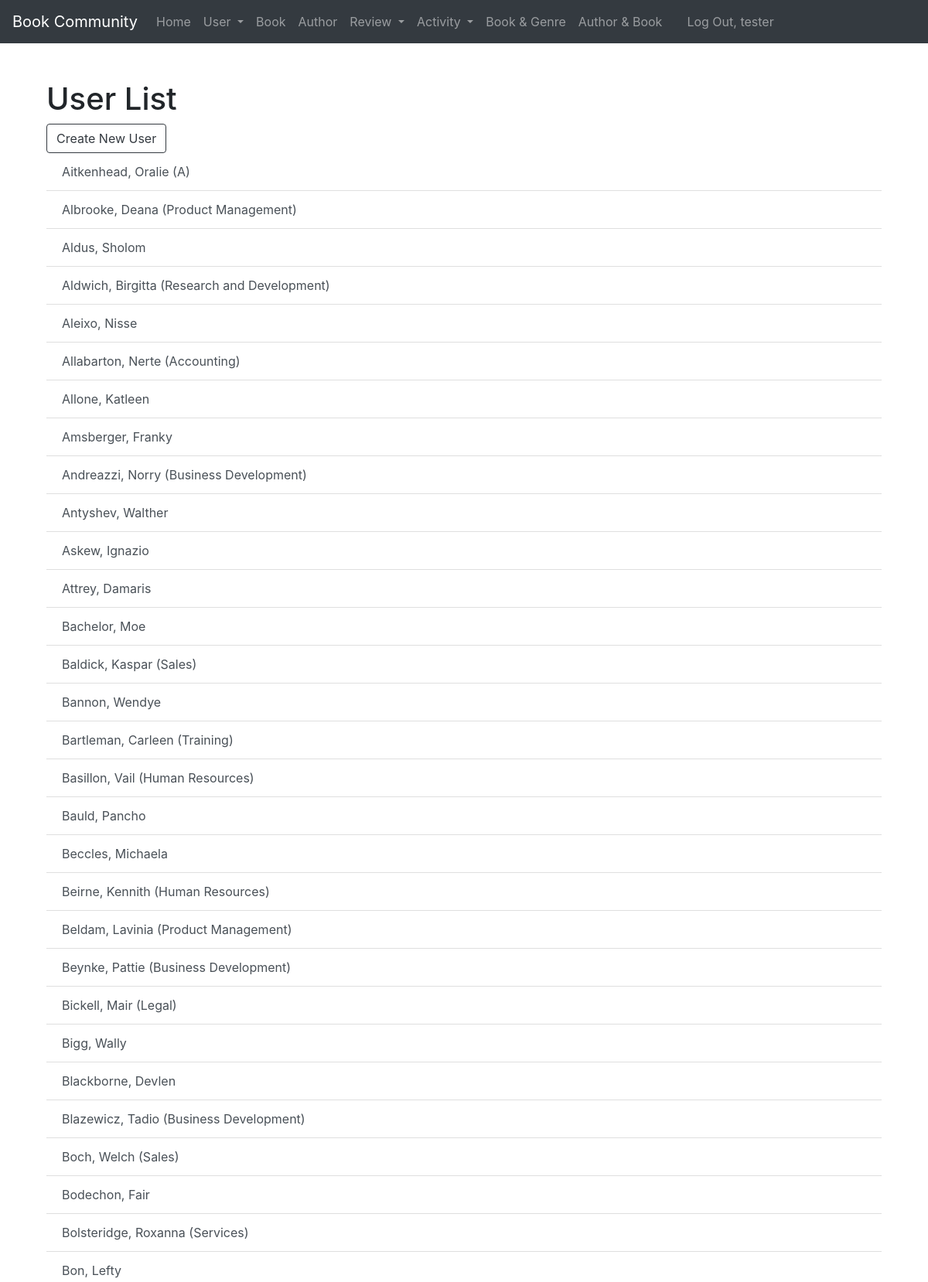
The page /user/ (signed in, upper part) on the database its author committed.
### webinfo/models.py (models this page shows, shortened)
class SystemUser(models.Model):
    systemuser_id = models.AutoField(primary_key=True)
    first_name = models.CharField(max_length=45)
    last_name = models.CharField(max_length=45)
    disambiguator = models.CharField(max_length=45, blank=True, default='')
    def __str__(self):
        result = ''
        if self.disambiguator == '':
            result = '%s, %s' % (self.last_name, self.first_name)
        else:
            result = '%s, %s (%s)' % (self.last_name, self.first_name, self.disambiguator)
        return result
    def get_absolute_url(self):
        return reverse('webinfo_user_detail_urlpattern',
                       kwargs={'pk': self.pk}
                       )
    class Meta:
        ordering = ['last_name', 'first_name', 'disambiguator']
        constraints = [
            UniqueConstraint(fields=['last_name', 'first_name', 'disambiguator'],
                             name='unique_systemuser')
        ]

### webinfo/views.py (the view)
class UserList(LoginRequiredMixin, PermissionRequiredMixin, View):
    permission_required = 'webinfo.view_systemuser'
    def get(self, request):
        return render(
            request,
            'webinfo/user_list.html',
            {'user_list': SystemUser.objects.all()}
        )

### webinfo/templates/webinfo/user_list.html (shortened to what this page needs)
{% extends 'webinfo/base.html' %}
{% block org_content %}
<h1 class="mt-5"> User List</h1>
    {% if perms.webinfo.add_systemuser %}
        <div class="mobile">
            <a href="{% url 'webinfo_user_create_urlpattern' %}"
            class="btn btn-outline-dark">
                Create New User</a>
        </div>
    {% endif %}
    <ul class="list-group list-group-flush">
        {% for user in user_list %}
            <a href="{{ user.get_absolute_url }}" class="list-group-item list-group-item-action">{{ user }}</a>
        {% empty %}
            <em>There are currently no users available.</em>
        {% endfor %}
    </ul>
{% endblock %}

### webinfo/templates/webinfo/base.html (shortened to what this page needs)
{% load static %}
<!DOCTYPE html>
<html lang="en">
<head>
    <link rel="stylesheet" href="https://cdn.jsdelivr.net/npm/bootstrap@4.6.1/dist/css/bootstrap.min.css">
</head>
<body>
<nav class="navbar navbar-expand-lg navbar-dark bg-dark">
  <a class="navbar-brand" href="#">Book Community</a>
  <div class="collapse navbar-collapse" id="navbarNav">
      <ul class="navbar-nav">
          <li class="nav-item">
              <a class="nav-link" href="{% url 'home_urlpattern' %}">Home</a>
          </li>
          <li class="nav-item dropdown">
              <a class="nav-link dropdown-toggle" href="#" id="navbarDropdownMenuLink" role="button" data-toggle="dropdown" aria-expanded="false">
                  User
              </a>
          </li>
          {% if perms.webinfo.view_book %}
              <li class="nav-item">
                  <a class="nav-link" href="{% url 'webinfo_book_list_urlpattern' %}">Book</a>
              </li>
          {% endif %}
          {% if perms.webinfo.view_author %}
              <li class="nav-item">
                  <a class="nav-link" href="{% url 'webinfo_author_list_urlpattern' %}">Author</a>
              </li>
          {% endif %}
          <li class="nav-item dropdown">
              <a class="nav-link dropdown-toggle" href="#" id="navbarDropdownMenuLink" role="button" data-toggle="dropdown" aria-expanded="false">
                  Review
              </a>
          </li>
          <li class="nav-item dropdown">
              <a class="nav-link dropdown-toggle" href="#" id="navbarDropdownMenuLink" role="button" data-toggle="dropdown" aria-expanded="false">
                  Activity
              </a>
          </li>
          {% if perms.webinfo.view_explain %}
              <li class="nav-item">
                  <a class="nav-link" href="{% url 'webinfo_explain_list_urlpattern' %}">Book & Genre</a>
              </li>
          {% endif %}
          {% if perms.webinfo.view_write %}
              <li class="nav-item">
                  <a class="nav-link" href="{% url 'webinfo_write_list_urlpattern' %}">Author & Book</a>
              </li>
          {% endif %}
      </ul>
      <ul class="navbar-nav px-3">
            {% if user.is_authenticated %}
                <li class="nav-item text-nowrap"><a class="nav-link" href="{% url 'logout_urlpattern' %}">
                    Log Out, {{ user.get_username }}</a></li>
            {% else %}
                <li class="nav-item text-nowrap"><a class="nav-link" href="{% url 'login_urlpattern' %}">
                    Log In</a></li>
            {% endif %}
      </ul>
  </div>
</nav>
<main role="main" class="flex-shrink-0">
    <div class="container">
        {% block content %}
            <div class="container">
                {% block org_content %}{% endblock %}
            </div>
        {% endblock %}
    </div>
</main>
</body>
</html>

### rows shown on the page
SystemUser: disambiguator+last_name+first_name "Aitkenhead, Oralie (A)"
SystemUser: disambiguator+last_name+first_name "Albrooke, Deana (Product Management)"
SystemUser: disambiguator+last_name+first_name "Aldus, Sholom"
SystemUser: disambiguator+last_name+first_name "Aldwich, Birgitta (Research and Development)"
SystemUser: disambiguator+last_name+first_name "Aleixo, Nisse"
SystemUser: disambiguator+last_name+first_name "Allabarton, Nerte (Accounting)"
SystemUser: disambiguator+last_name+first_name "Allone, Katleen"
SystemUser: disambiguator+last_name+first_name "Amsberger, Franky"
SystemUser: disambiguator+last_name+first_name "Andreazzi, Norry (Business Development)"
SystemUser: disambiguator+last_name+first_name "Antyshev, Walther"
SystemUser: disambiguator+last_name+first_name "Askew, Ignazio"
SystemUser: disambiguator+last_name+first_name "Attrey, Damaris"
SystemUser: disambiguator+last_name+first_name "Bachelor, Moe"
SystemUser: disambiguator+last_name+first_name "Baldick, Kaspar (Sales)"
SystemUser: disambiguator+last_name+first_name "Bannon, Wendye"
SystemUser: disambiguator+last_name+first_name "Bartleman, Carleen (Training)"
SystemUser: disambiguator+last_name+first_name "Basillon, Vail (Human Resources)"
SystemUser: disambiguator+last_name+first_name "Bauld, Pancho"
SystemUser: disambiguator+last_name+first_name "Beccles, Michaela"
SystemUser: disambiguator+last_name+first_name "Beirne, Kennith (Human Resources)"
SystemUser: disambiguator+last_name+first_name "Beldam, Lavinia (Product Management)"
SystemUser: disambiguator+last_name+first_name "Beynke, Pattie (Business Development)"
SystemUser: disambiguator+last_name+first_name "Bickell, Mair (Legal)"
SystemUser: disambiguator+last_name+first_name "Bigg, Wally"
SystemUser: disambiguator+last_name+first_name "Blackborne, Devlen"
SystemUser: disambiguator+last_name+first_name "Blazewicz, Tadio (Business Development)"
SystemUser: disambiguator+last_name+first_name "Boch, Welch (Sales)"
SystemUser: disambiguator+last_name+first_name "Bodechon, Fair"
SystemUser: disambiguator+last_name+first_name "Bolsteridge, Roxanna (Services)"
SystemUser: disambiguator+last_name+first_name "Bon, Lefty"

### other values the page prints
{{ user.get_username }} "tester"
